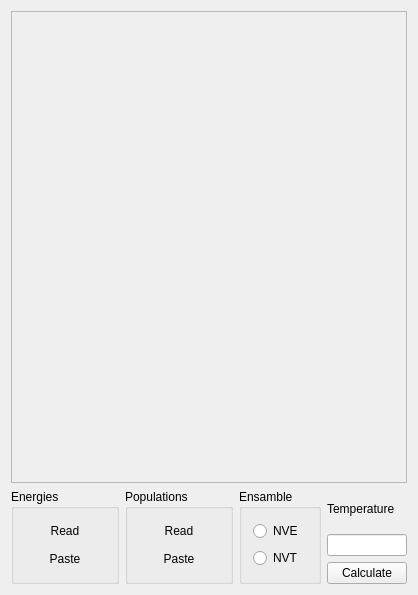
<?xml version="1.0" encoding="UTF-8"?>
<ui version="4.0">
 <class>QMolecularListControlBase</class>
 <widget class="QWidget" name="QMolecularListControlBase">
  <property name="geometry">
   <rect>
    <x>0</x>
    <y>0</y>
    <width>417</width>
    <height>595</height>
   </rect>
  </property>
  <property name="windowTitle">
   <string>Form1</string>
  </property>
  <layout class="QVBoxLayout" name="verticalLayout_4">
   <item>
    <widget class="QFrame" name="_listFrame">
     <property name="sizePolicy">
      <sizepolicy hsizetype="Preferred" vsizetype="Expanding">
       <horstretch>0</horstretch>
       <verstretch>0</verstretch>
      </sizepolicy>
     </property>
     <property name="frameShape">
      <enum>QFrame::StyledPanel</enum>
     </property>
     <property name="frameShadow">
      <enum>QFrame::Raised</enum>
     </property>
    </widget>
   </item>
   <item>
    <layout class="QHBoxLayout" name="horizontalLayout">
     <item>
      <widget class="QGroupBox" name="groupBox">
       <property name="whatsThis">
        <string>Read relative energies for the different conformers , in kcal/mol from a text file or paste them froma spreadsheet program. Energies should be stored in rows. Example:

0.3
0.4
0.8</string>
       </property>
       <property name="title">
        <string>Energies</string>
       </property>
       <layout class="QVBoxLayout" name="verticalLayout">
        <item>
         <widget class="QPushButton" name="_readEnergiesButton">
          <property name="whatsThis">
           <string>Read energies (kcal/mol) from a text file. Press the calculate button to refresh populations values.</string>
          </property>
          <property name="text">
           <string>Read</string>
          </property>
          <property name="flat">
           <bool>true</bool>
          </property>
         </widget>
        </item>
        <item>
         <widget class="QPushButton" name="_pasteEnergiesButton">
          <property name="whatsThis">
           <string>Paste energies from a spreadsheet. Press the Calculate button to refresh populations values.</string>
          </property>
          <property name="text">
           <string>Paste</string>
          </property>
          <property name="flat">
           <bool>true</bool>
          </property>
         </widget>
        </item>
       </layout>
      </widget>
     </item>
     <item>
      <widget class="QGroupBox" name="groupBox_2">
       <property name="whatsThis">
        <string>Read populations from a text file or paste them from a spreadsheet program. Populations will be normalized to 1 (100% ) after reading.</string>
       </property>
       <property name="title">
        <string>Populations</string>
       </property>
       <layout class="QVBoxLayout" name="verticalLayout_2">
        <item>
         <widget class="QPushButton" name="_readPopulationsButton">
          <property name="whatsThis">
           <string>Read populations from a text file</string>
          </property>
          <property name="text">
           <string>Read</string>
          </property>
          <property name="flat">
           <bool>true</bool>
          </property>
         </widget>
        </item>
        <item>
         <widget class="QPushButton" name="_pastePopulationsButton">
          <property name="whatsThis">
           <string>Paste populations from a spreadsheet program</string>
          </property>
          <property name="text">
           <string>Paste</string>
          </property>
          <property name="flat">
           <bool>true</bool>
          </property>
         </widget>
        </item>
       </layout>
      </widget>
     </item>
     <item>
      <widget class="QGroupBox" name="_ensambleGroup">
       <property name="whatsThis">
        <string>Set the type of ensamble. In a NVE ensamble all conformers will have the same populations, whereas in a NVT ensamble (constant temperature ) population will be computed according to Boltzmann statistics, if potential energies are defined for each conformer.</string>
       </property>
       <property name="title">
        <string>Ensamble</string>
       </property>
       <layout class="QGridLayout" name="gridLayout_2">
        <item row="0" column="0">
         <widget class="QRadioButton" name="_nveRadioButton">
          <property name="toolTip">
           <string>Constant energy ensamble</string>
          </property>
          <property name="whatsThis">
           <string>Choose a constant energy ensamble</string>
          </property>
          <property name="text">
           <string>NVE</string>
          </property>
          <property name="shortcut">
           <string/>
          </property>
         </widget>
        </item>
        <item row="1" column="0">
         <widget class="QRadioButton" name="_nvtRadioButton">
          <property name="toolTip">
           <string>Constant temperature ensamble</string>
          </property>
          <property name="text">
           <string>NVT</string>
          </property>
         </widget>
        </item>
       </layout>
      </widget>
     </item>
     <item>
      <layout class="QVBoxLayout" name="verticalLayout_3">
       <item>
        <widget class="QLabel" name="textLabel2">
         <property name="text">
          <string>Temperature</string>
         </property>
         <property name="wordWrap">
          <bool>false</bool>
         </property>
        </widget>
       </item>
       <item>
        <widget class="QLineEdit" name="_TLineEdit">
         <property name="whatsThis">
          <string>Set the temperature (Kelvin) of the NVT ensamble</string>
         </property>
        </widget>
       </item>
       <item>
        <widget class="QPushButton" name="_calculateButton">
         <property name="whatsThis">
          <string>Calculate populations. If a NVE ( constant energy ) ensamble is chosen, all conformers will have the same population. If potential energies are available and a NVT (constant temperature ) ensamble is chosen, populations will be computed according to Boltzmann statistics.</string>
         </property>
         <property name="text">
          <string>Calculate</string>
         </property>
        </widget>
       </item>
      </layout>
     </item>
    </layout>
   </item>
  </layout>
 </widget>
 <layoutdefault spacing="6" margin="11"/>
 <pixmapfunction>qPixmapFromMimeSource</pixmapfunction>
 <resources/>
 <connections/>
</ui>
